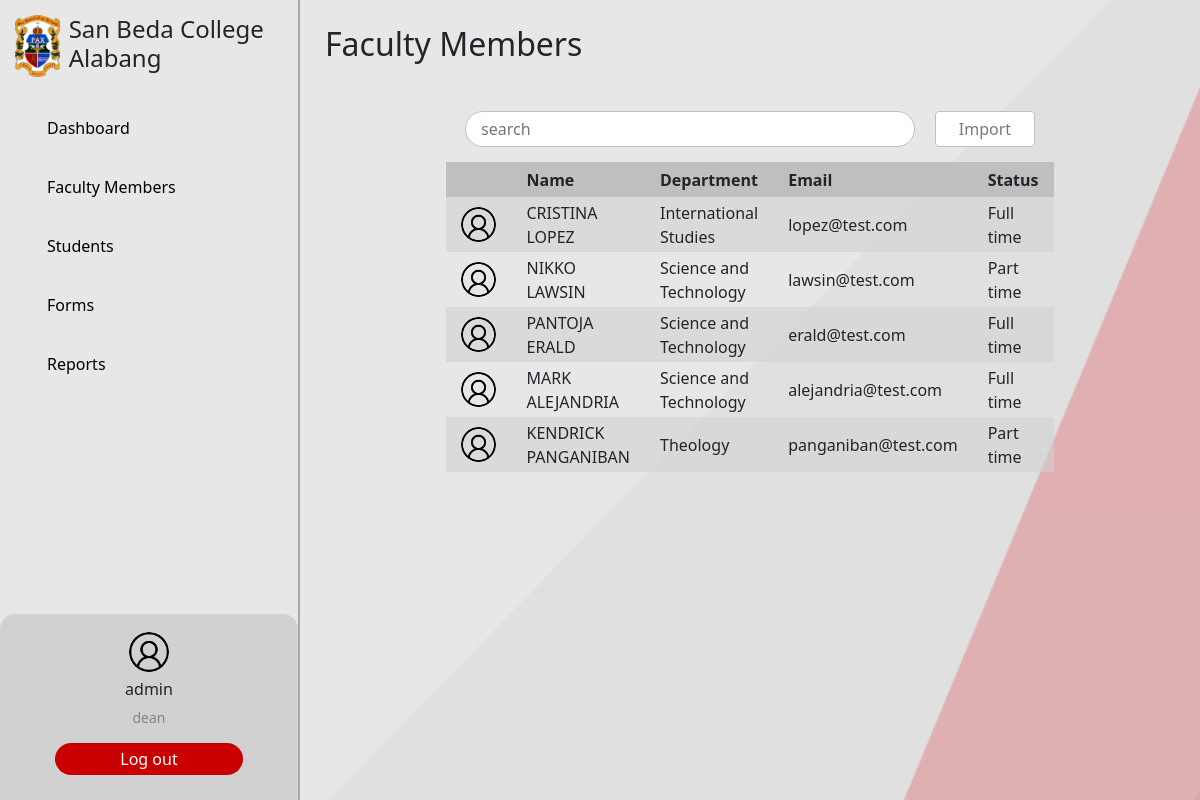
The page /admin/index.php?page=faculty (signed in) on the database its author committed.
### tables this page shows
CREATE TABLE `faculty` (
  `user_id` int(11) NOT NULL,
  `faculty_id` int(50) NOT NULL,
  `employment_status` varchar(150) NOT NULL,
  `department` varchar(50) NOT NULL,
  `employment_date` date NOT NULL,
  `data` longtext NOT NULL CHECK (json_valid(`data`))
);

CREATE TABLE `users` (
  `user_id` int(11) NOT NULL,
  `username` varchar(50) NOT NULL,
  `password` varchar(150) NOT NULL,
  `firstname` varchar(150) NOT NULL,
  `lastname` varchar(150) NOT NULL,
  `email` varchar(150) NOT NULL,
  `phone` varchar(150) NOT NULL,
  `role` varchar(50) NOT NULL,
  `photo` longblob DEFAULT NULL
);

### shared/shared-functions.php (called while the page is built, shortened)
    <?php
function facultyData(){
    $conn = connection();
    $sql = "SELECT f.faculty_id, f.user_id, f.employment_status, u.email, u.firstname, u.lastname,
    f.department
    FROM
    faculty f
    LEFT JOIN
    users u on u.user_id = f.user_id";
    $result = $conn->query($sql);
    return $result;
}
?>

### admin/admin-faculty.php (the view, shortened to what this page needs)
<main class="d-flex w-100">
    <section class="page-container w-100">
        <header class="page-title flex-start">
            <h2>Faculty Members</h2>
        </header>
        <section class="flex-center flex-wrap w-100">
            <input type="text" placeholder="search" id="txtbx_search" onkeyup="filterTable()" class="searchbox rounded-pill">
            <button class="rounded custom-btn" data-bs-toggle="modal" data-bs-target="#importfaculty">Import</button>
        </section>
        <section class="flex-center">
            <table class="user-table" id="facultyTable">
                <thead>
                    <tr>
                        <th></th>
                        <th>Name</th>
                        <th>Department</th>
                        <th>Email</th>
                        <th>Status</th>
                    </tr>
                </thead>
                <tbody>
                    <?php
                    $facultyList = facultyData();
                    while($row = $facultyList->fetch_assoc()){
                        ?>
                        <tr class="table-row" id="<?= $row['user_id']?>">
                        <td class="text-end">
                            <a href="./index.php?page=user&id=<?= $row['user_id']?>">
                                <img src="../assets/images/user.jpg" alt="" class="user-profile" width="35px">
                            </a>                        </td>
                        <td><?= $row['firstname'] . ' '. $row['lastname']?></td>
                        <td><?= $row['department']?></td>
                        <td><?= $row['email']?></td>
                        <td><?= $row['employment_status']?></td>
                    </tr>
                        <?php
                    }
                    ?>
                </tbody>
            </table>
        </section>
    </section>
</main>
<?php
include '../shared/modals.php';
?>

### shared/css/components.css (style rules this page uses)
:root { --red: #BC2605; --gray: #CACACA; --button-red: #CA0000; --text-gray: #797979; }
body { width: 100%; height: 100vh; background: url('../../assets/images/background.png'); background-repeat: no-repeat; background-attachment: fixed; background-size: cover; }
main { overflow: hidden; padding-bottom: 100px; }
.flex-center { display: flex !important; justify-content: center !important; align-items: center !important; }
.flex-start { display: flex !important; justify-content: start !important; align-items: center !important; }
button { background-color: var(--button-red); color: white; border: none; margin: 15px 0 !important; padding: 5px 0 !important; width: 100%; }
input[type="text"], input[type="password"], input[type="email"], input[type="tel"] { margin: 5px 0 20px 0; padding: 5px 15px !important; color: #797979; border: 1px solid #BEBEBE; }
.user-profile { border-radius: 50%; }
.page-container { width: 70%; overflow: auto; }
.page-title { padding: 25px; }
.page-title > h2 { margin-right: 15px; }
.custom-btn, .small-btn { width: 100px; margin: auto 10px !important; background-color: #FFFFFF; color: #797979; border: 1px solid #C1C1C1; }
.searchbox { margin: 15px 10px !important; width: 50%; background-color: #FFFFFF; color: #797979; border: 1px solid #C1C1C1; }
table.user-table { width: 65%; max-height: 400px; overflow: auto; }
.user-table th { background-color: #BFBFBF; border-collapse: collapse; padding: 0 15px; height: 35px; }
.user-table td { padding: 0 15px; height: 55px; }
.user-table tr { padding: 0 15px; }
.user-table tr:nth-child(odd) { background-color: rgba(209, 209, 209, 0.6); }
.user-table tr:nth-child(even) { background-color: transparent; }

### admin/index.php (style rules this page uses)
body::before { content: ''; position: absolute; top: 0; left: 0; width: 100%; height: 100%; background-color: rgba(223, 222, 222, 0.73); z-index: -1; }

### rows shown on the page
faculty: user.firstname "CRISTINA", user.lastname "LOPEZ", department "International Studies", user.email "lopez@test.com", employment_status "Full time"
faculty: user.firstname "NIKKO", user.lastname "LAWSIN", department "Science and Technology", user.email "lawsin@test.com", employment_status "Part time"
faculty: user.firstname "PANTOJA", user.lastname "ERALD", department "Science and Technology", user.email "erald@test.com", employment_status "Full time"
faculty: user.firstname "MARK", user.lastname "ALEJANDRIA", department "Science and Technology", user.email "alejandria@test.com", employment_status "Full time"
faculty: user.firstname "KENDRICK", user.lastname "PANGANIBAN", department "Theology", user.email "panganiban@test.com", employment_status "Part time"

### other values the page prints
getUsername() "admin"
getRole() "dean"
